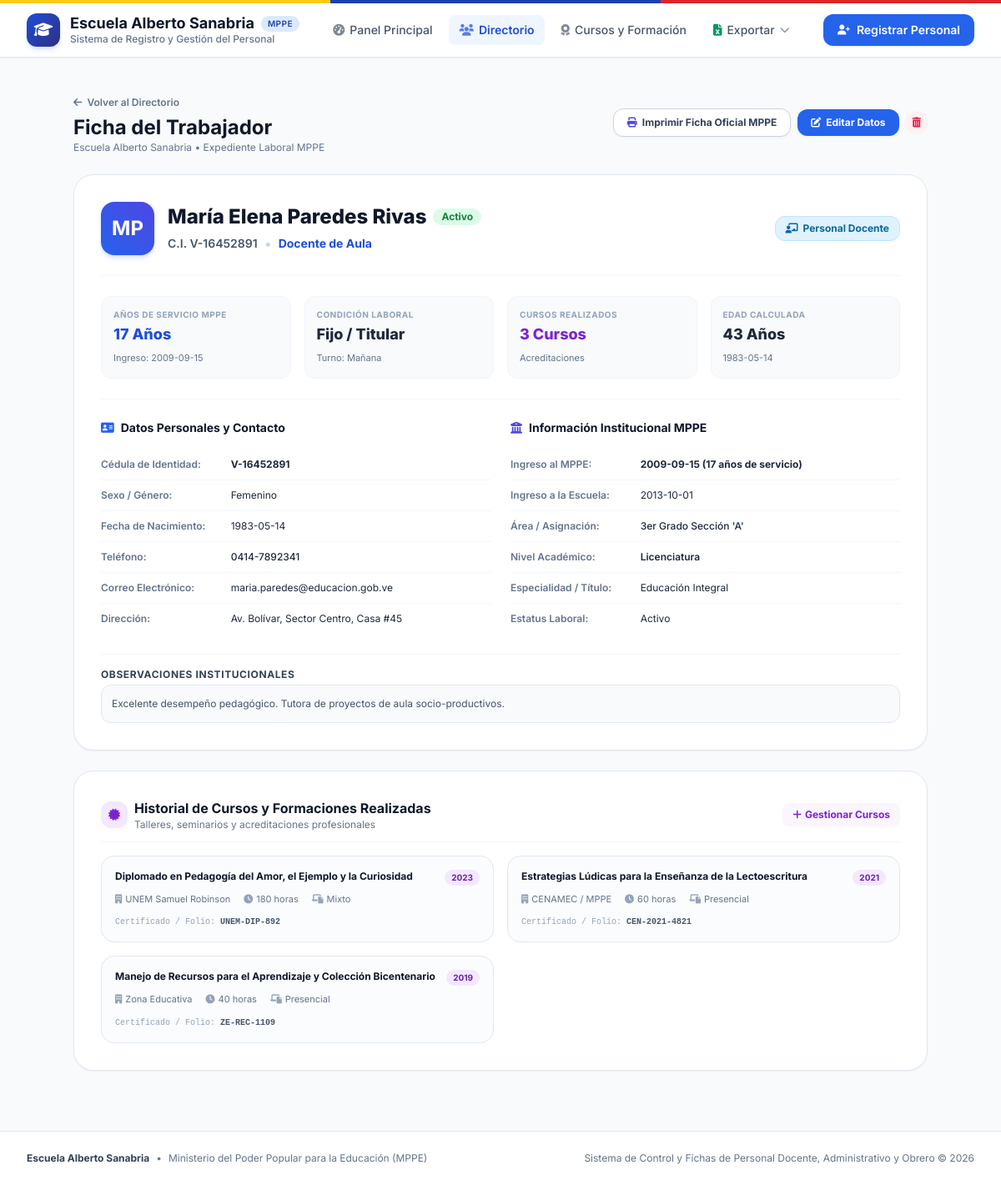
Page /staff/1 on the committed database.
### tables this page shows
CREATE TABLE staff (
        id INTEGER PRIMARY KEY AUTOINCREMENT,
        nationality TEXT DEFAULT 'V',
        id_number TEXT UNIQUE NOT NULL,
        first_name TEXT NOT NULL,
        last_name TEXT NOT NULL,
        gender TEXT,
        birth_date TEXT,
        phone TEXT,
        email TEXT,
        address TEXT,
        category TEXT NOT NULL,          -- 'Docente', 'Administrativo', 'Obrero / Apoyo'
        position TEXT NOT NULL,          -- e.g. 'Docente de Aula', 'Secretaria', 'Aseador'
        mppe_entry_date TEXT NOT NULL,   -- YYYY-MM-DD
        school_entry_date TEXT,         -- YYYY-MM-DD
        employment_condition TEXT,       -- 'Fijo / Titular', 'Contratado', 'Interino', 'Suplente'
        shift TEXT,                      -- 'Mañana', 'Tarde', 'Integral / Doble turno'
        assigned_area TEXT,              -- e.g. '4to Grado B', 'Control de Estudio', 'Mantenimiento General'
        education_level TEXT,            -- 'Bachiller', 'Técnico Medio', 'T.S.U.', 'Licenciatura', 'Especialización', 'Maestría', 'Doctorado'
        specialization TEXT,             -- e.g. 'Educación Integral', 'Informática', 'Administración'
        status TEXT DEFAULT 'Activo',    -- 'Activo', 'Reposo Médico', 'Permiso', 'Comisión de Servicio', 'Jubilado'
        notes TEXT,
        created_at TIMESTAMP DEFAULT CURRENT_TIMESTAMP,
        updated_at TIMESTAMP DEFAULT CURRENT_TIMESTAMP
    );

CREATE TABLE courses (
        id INTEGER PRIMARY KEY AUTOINCREMENT,
        staff_id INTEGER NOT NULL,
        course_name TEXT NOT NULL,
        institution TEXT,
        hours INTEGER,
        year_completed INTEGER,
        modality TEXT,                  -- 'Presencial', 'En línea / Virtual', 'Mixto'
        certificate_code TEXT,
        created_at TIMESTAMP DEFAULT CURRENT_TIMESTAMP,
        FOREIGN KEY (staff_id) REFERENCES staff (id) ON DELETE CASCADE
    );

### app.py (the view)
@app.route("/staff/<int:staff_id>")
def staff_detail(staff_id):
    staff = get_staff_by_id(staff_id)
    if not staff:
        flash("El trabajador solicitado no fue encontrado.", "warning")
        return redirect(url_for("staff_list"))
    return render_template("staff_detail.html", staff=staff)

### templates/staff_detail.html (shortened to what this page needs)
{% extends "base.html" %}
{% block content %}
<div class="max-w-5xl mx-auto space-y-6">
    <div class="flex flex-col sm:flex-row sm:items-center justify-between gap-4">
        <div>
            <a href="{{ url_for('staff_list') }}" class="text-xs font-semibold text-slate-500 hover:text-blue-600 transition inline-flex items-center">
                <i class="fa-solid fa-arrow-left mr-1.5"></i>Volver al Directorio
            </a>
            <h1 class="text-2xl font-bold text-slate-900 mt-1">Ficha del Trabajador</h1>
            <p class="text-xs text-slate-500">Escuela Alberto Sanabria • Expediente Laboral MPPE</p>
        </div>
        <div class="flex items-center space-x-2">
            <a href="{{ url_for('staff_ficha_print', staff_id=staff.id) }}" target="_blank"
               class="inline-flex items-center px-4 py-2 rounded-xl text-xs font-bold text-slate-700 bg-white hover:bg-slate-50 border border-slate-300 shadow-sm transition">
                <i class="fa-solid fa-print mr-1.5 text-indigo-600"></i>
                <span>Imprimir Ficha Oficial MPPE</span>
            </a>
            <a href="{{ url_for('staff_edit', staff_id=staff.id) }}"
               class="inline-flex items-center px-4 py-2 rounded-xl text-xs font-bold text-white bg-blue-600 hover:bg-blue-700 shadow-sm transition">
                <i class="fa-solid fa-pen-to-square mr-1.5"></i>
                <span>Editar Datos</span>
            </a>
            <form action="{{ url_for('staff_delete', staff_id=staff.id) }}" method="POST" class="inline">
                <button type="submit" data-name="{{ staff.first_name }} {{ staff.last_name }}" class="delete-confirm-btn inline-flex items-center p-2 rounded-xl text-xs font-semibold text-rose-600 bg-rose-50 hover:bg-rose-100 transition" title="Eliminar">
                    <i class="fa-solid fa-trash-can"></i>
                </button>
            </form>
        </div>
    </div>
    <div class="bg-white rounded-3xl p-6 sm:p-8 border border-slate-200 shadow-sm relative overflow-hidden">
        <div class="flex flex-col sm:flex-row items-start sm:items-center justify-between gap-4 pb-6 border-b border-slate-100">
            <div class="flex items-center space-x-4">
                <div class="w-16 h-16 rounded-2xl bg-gradient-to-tr from-blue-600 to-indigo-600 flex items-center justify-center text-white text-2xl font-bold shadow-md shadow-blue-500/20">
                    {{ staff.first_name[0] }}{{ staff.last_name[0] }}
                </div>
                <div>
                    <div class="flex items-center space-x-2">
                        <h2 class="text-xl sm:text-2xl font-extrabold text-slate-900">{{ staff.first_name }} {{ staff.last_name }}</h2>
                        {% if staff.status == 'Activo' %}
                            <span class="px-2.5 py-0.5 rounded-full text-xs font-bold badge-activo">Activo</span>
                        {% else %}
                            <span class="px-2.5 py-0.5 rounded-full text-xs font-bold badge-reposo">{{ staff.status }}</span>
                        {% endif %}
                    </div>
                    <div class="flex flex-wrap items-center gap-2 mt-1">
                        <span class="text-sm font-semibold text-slate-600">C.I. {{ staff.nationality }}-{{ staff.id_number }}</span>
                        <span class="text-slate-300">•</span>
                        <span class="text-sm font-bold text-blue-700">{{ staff.position }}</span>
                    </div>
                </div>
            </div>
            <div>
                {% if staff.category == 'Docente' %}
                    <span class="px-3 py-1.5 rounded-xl text-xs font-bold badge-docente inline-flex items-center">
                        <i class="fa-solid fa-chalkboard-user mr-1.5"></i>Personal Docente
                    </span>
                {% elif staff.category == 'Administrativo' %}
                    <span class="px-3 py-1.5 rounded-xl text-xs font-bold badge-administrativo inline-flex items-center">
                        <i class="fa-solid fa-clipboard-user mr-1.5"></i>Personal Administrativo
                    </span>
                {% else %}
                    <span class="px-3 py-1.5 rounded-xl text-xs font-bold badge-obrero inline-flex items-center">
                        <i class="fa-solid fa-broom mr-1.5"></i>Personal Obrero / Apoyo
                    </span>
                {% endif %}
            </div>
        </div>
        <div class="grid grid-cols-2 sm:grid-cols-4 gap-4 py-6 border-b border-slate-100">
            <div class="bg-slate-50 p-3.5 rounded-xl border border-slate-100">
                <span class="text-[10px] font-bold text-slate-400 uppercase tracking-wider block">Años de Servicio MPPE</span>
                <span class="text-lg font-extrabold text-blue-700 mt-0.5 block">{{ staff.years_of_service }} Años</span>
                <span class="text-[11px] text-slate-500">Ingreso: {{ staff.mppe_entry_date }}</span>
            </div>
            <div class="bg-slate-50 p-3.5 rounded-xl border border-slate-100">
                <span class="text-[10px] font-bold text-slate-400 uppercase tracking-wider block">Condición Laboral</span>
                <span class="text-lg font-extrabold text-slate-800 mt-0.5 block">{{ staff.employment_condition }}</span>
                <span class="text-[11px] text-slate-500">Turno: {{ staff.shift }}</span>
            </div>
            <div class="bg-slate-50 p-3.5 rounded-xl border border-slate-100">
                <span class="text-[10px] font-bold text-slate-400 uppercase tracking-wider block">Cursos Realizados</span>
                <span class="text-lg font-extrabold text-purple-700 mt-0.5 block">{{ staff.courses|length }} Cursos</span>
                <span class="text-[11px] text-slate-500">Acreditaciones</span>
            </div>
            <div class="bg-slate-50 p-3.5 rounded-xl border border-slate-100">
                <span class="text-[10px] font-bold text-slate-400 uppercase tracking-wider block">Edad Calculada</span>
                <span class="text-lg font-extrabold text-slate-800 mt-0.5 block">{{ staff.age if staff.age > 0 else 'N/D' }} Años</span>
                <span class="text-[11px] text-slate-500">{{ staff.birth_date or 'No indicada' }}</span>
            </div>
        </div>
        <div class="grid grid-cols-1 md:grid-cols-2 gap-6 pt-6">
            <div class="space-y-4">
                <h3 class="text-sm font-bold text-slate-900 flex items-center">
                    <i class="fa-solid fa-address-card text-blue-600 mr-2"></i>Datos Personales y Contacto
                </h3>
                <dl class="divide-y divide-slate-100 text-xs">
                    <div class="py-2.5 grid grid-cols-3">
                        <dt class="font-semibold text-slate-500">Cédula de Identidad:</dt>
                        <dd class="col-span-2 text-slate-800 font-bold">{{ staff.nationality }}-{{ staff.id_number }}</dd>
                    </div>
                    <div class="py-2.5 grid grid-cols-3">
                        <dt class="font-semibold text-slate-500">Sexo / Género:</dt>
                        <dd class="col-span-2 text-slate-800">{{ staff.gender or 'No especificado' }}</dd>
                    </div>
                    <div class="py-2.5 grid grid-cols-3">
                        <dt class="font-semibold text-slate-500">Fecha de Nacimiento:</dt>
                        <dd class="col-span-2 text-slate-800">{{ staff.birth_date or 'No registrada' }}</dd>
                    </div>
                    <div class="py-2.5 grid grid-cols-3">
                        <dt class="font-semibold text-slate-500">Teléfono:</dt>
                        <dd class="col-span-2 text-slate-800 font-medium">{{ staff.phone or 'No registrado' }}</dd>
                    </div>
                    <div class="py-2.5 grid grid-cols-3">
                        <dt class="font-semibold text-slate-500">Correo Electrónico:</dt>
                        <dd class="col-span-2 text-slate-800">{{ staff.email or 'No registrado' }}</dd>
                    </div>
                    <div class="py-2.5 grid grid-cols-3">
                        <dt class="font-semibold text-slate-500">Dirección:</dt>
                        <dd class="col-span-2 text-slate-800">{{ staff.address or 'No registrada' }}</dd>
                    </div>
                </dl>
            </div>
            <div class="space-y-4">
                <h3 class="text-sm font-bold text-slate-900 flex items-center">
                    <i class="fa-solid fa-building-columns text-indigo-600 mr-2"></i>Información Institucional MPPE
                </h3>
                <dl class="divide-y divide-slate-100 text-xs">
                    <div class="py-2.5 grid grid-cols-3">
                        <dt class="font-semibold text-slate-500">Ingreso al MPPE:</dt>
                        <dd class="col-span-2 text-slate-800 font-bold">{{ staff.mppe_entry_date }} ({{ staff.years_of_service }} años de servicio)</dd>
                    </div>
                    <div class="py-2.5 grid grid-cols-3">
                        <dt class="font-semibold text-slate-500">Ingreso a la Escuela:</dt>
                        <dd class="col-span-2 text-slate-800">{{ staff.school_entry_date or 'No registrada' }}</dd>
                    </div>
                    <div class="py-2.5 grid grid-cols-3">
                        <dt class="font-semibold text-slate-500">Área / Asignación:</dt>
                        <dd class="col-span-2 text-slate-800 font-medium">{{ staff.assigned_area or 'No asignada' }}</dd>
                    </div>
                    <div class="py-2.5 grid grid-cols-3">
                        <dt class="font-semibold text-slate-500">Nivel Académico:</dt>
                        <dd class="col-span-2 text-slate-800 font-semibold">{{ staff.education_level or 'No indicado' }}</dd>
                    </div>
                    <div class="py-2.5 grid grid-cols-3">
                        <dt class="font-semibold text-slate-500">Especialidad / Título:</dt>
                        <dd class="col-span-2 text-slate-800">{{ staff.specialization or 'No indicada' }}</dd>
                    </div>
                    <div class="py-2.5 grid grid-cols-3">
                        <dt class="font-semibold text-slate-500">Estatus Laboral:</dt>
                        <dd class="col-span-2 text-slate-800">{{ staff.status }}</dd>
                    </div>
                </dl>
            </div>
        </div>
        {% if staff.notes %}
        <div class="mt-6 pt-4 border-t border-slate-100">
            <h4 class="text-xs font-bold text-slate-700 uppercase tracking-wider mb-1">Observaciones Institucionales</h4>
            <p class="text-xs text-slate-600 bg-slate-50 p-3 rounded-xl border border-slate-200 leading-relaxed">{{ staff.notes }}</p>
        </div>
        {% endif %}
    </div>
    <div class="bg-white rounded-3xl p-6 sm:p-8 border border-slate-200 shadow-sm space-y-4">
        <div class="flex items-center justify-between pb-3 border-b border-slate-100">
            <div class="flex items-center space-x-2">
                <span class="w-8 h-8 rounded-xl bg-purple-100 text-purple-700 flex items-center justify-center text-sm font-bold">
                    <i class="fa-solid fa-certificate"></i>
                </span>
                <div>
                    <h3 class="text-base font-bold text-slate-900">Historial de Cursos y Formaciones Realizadas</h3>
                    <p class="text-xs text-slate-500">Talleres, seminarios y acreditaciones profesionales</p>
                </div>
            </div>
            <a href="{{ url_for('staff_edit', staff_id=staff.id) }}" class="text-xs font-bold text-purple-700 hover:text-purple-900 bg-purple-50 hover:bg-purple-100 px-3 py-1.5 rounded-lg transition">
                <i class="fa-solid fa-plus mr-1"></i>Gestionar Cursos
            </a>
        </div>
        {% if staff.courses %}
        <div class="grid grid-cols-1 md:grid-cols-2 gap-4">
            {% for c in staff.courses %}
            <div class="p-4 rounded-2xl border border-slate-200 bg-slate-50/50 hover:bg-slate-50 hover:border-purple-200 transition space-y-2">
                <div class="flex items-start justify-between gap-2">
                    <h4 class="text-xs font-bold text-slate-900 leading-snug">{{ c.course_name }}</h4>
                    {% if c.year_completed %}
                    <span class="bg-purple-100 text-purple-800 text-[10px] font-bold px-2 py-0.5 rounded-full shrink-0">
                        {{ c.year_completed }}
                    </span>
                    {% endif %}
                </div>
                <div class="flex flex-wrap items-center gap-x-4 gap-y-1 text-[11px] text-slate-500">
                    {% if c.institution %}
                    <span><i class="fa-solid fa-building mr-1 text-slate-400"></i>{{ c.institution }}</span>
                    {% endif %}
                    {% if c.hours %}
                    <span><i class="fa-solid fa-clock mr-1 text-slate-400"></i>{{ c.hours }} horas</span>
                    {% endif %}
                    {% if c.modality %}
                    <span><i class="fa-solid fa-laptop-file mr-1 text-slate-400"></i>{{ c.modality }}</span>
                    {% endif %}
                </div>
                {% if c.certificate_code %}
                <div class="pt-1 text-[10px] text-slate-400 font-mono">
                    Certificado / Folio: <span class="font-semibold text-slate-600">{{ c.certificate_code }}</span>
                </div>
                {% endif %}
            </div>
            {% endfor %}
        </div>
        {% endif %}
    </div>
</div>
{% endblock %}

### rows in the picture
staff: first_name "M", last_name "P", first_name "María Elena", last_name "Paredes Rivas", nationality "V", id_number "16452891", position "Docente de Aula", mppe_entry_date "2009-09-15", employment_condition "Fijo / Titular", shift "Mañana", birth_date "1983-05-14", gender "Femenino", phone "0414-7892341", email "maria.paredes@educacion.gob.ve", address "Av. Bolívar, Sector Centro, Casa #45", school_entry_date "2013-10-01", assigned_area "3er Grado Sección 'A'", education_level "Licenciatura", specialization "Educación Integral", status "Activo", notes "Excelente desempeño pedagógico. Tutora de proyectos de aula socio-productivos."
courses: course_name "Diplomado en Pedagogía del Amor, el Ejemplo y la Curiosidad", year_completed "2023", institution "UNEM Samuel Robinson", hours "180", modality "Mixto", certificate_code "UNEM-DIP-892"
courses: course_name "Estrategias Lúdicas para la Enseñanza de la Lectoescritura", year_completed "2021", institution "CENAMEC / MPPE", hours "60", modality "Presencial", certificate_code "CEN-2021-4821"
courses: course_name "Manejo de Recursos para el Aprendizaje y Colección Bicentenario", year_completed "2019", institution "Zona Educativa", hours "40", modality "Presencial", certificate_code "ZE-REC-1109"

### other values in the picture
{{ staff.years_of_service }} "17"
{{ staff.courses|length }} "3"
{{ staff.age if staff.age > 0 else 'N/D' }} "43"
